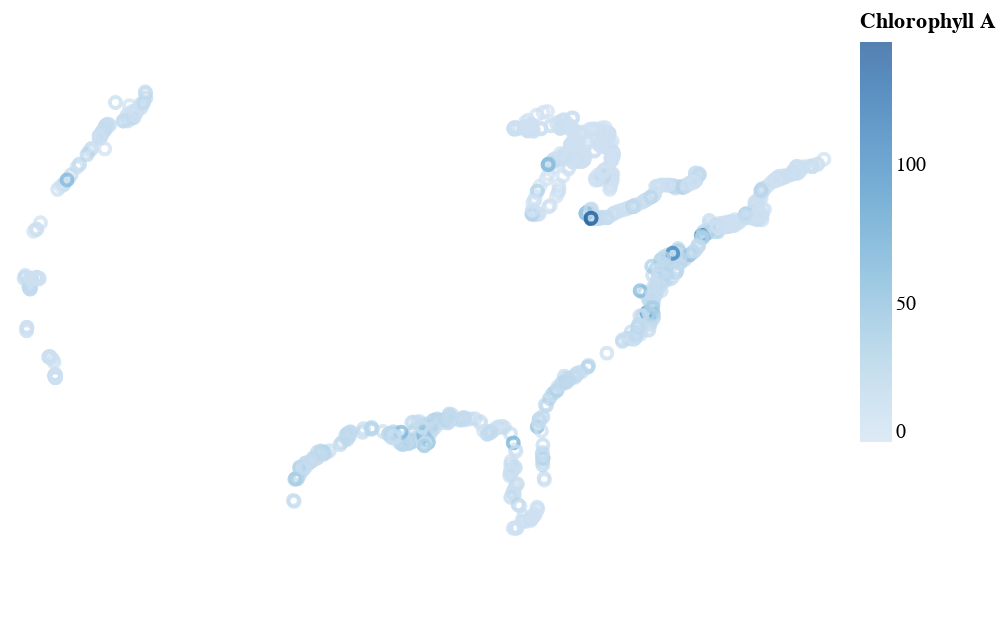

The cell this chart's notebook holds for it:
### Code cell
# Should we pick up the lateset dates instead of all? Should we remove the rows where INDEX_VISIT	= "N"  that means isn't used for analysis
# Use WGT_NCCA10 (numerical value) Adjusted site weight. USE for population estimates. Units are Square miles.
# since I have the lat long values -- I can visualize the data on a geo map
# Filter by US region (it seems they are all in US)
# Nitrogen and phosphorus are nutrients that are important to aquatic life,
# Q: Are there any notable differences in available nutrients among U.S. coastal regions?
# Lets draw a map and show using LAT and LONG (geo code) to draw a map 

alt.Chart(df_nutri_site).mark_point().encode(
    latitude='ALAT_DD',
    longitude='ALON_DD',
    color='Chlorophyll A'
)

### Figure 1 — Vega-Lite specification as saved in the notebook (floating-point values rounded to 4 significant figures; data arrays with more than 128 entries replaced by an {"elided": "..."} marker saying what was removed)
{"config": {"view": {"continuousWidth": 400, "continuousHeight": 300}}, "data": {"name": "data-85f01717d1b1ee094a8a7e41a7172f43"}, "mark": "point", "encoding": {"color": {"type": "quantitative", "field": "Chlorophyll A"}, "latitude": {"field": "ALAT_DD", "type": "quantitative"}, "longitude": {"field": "ALON_DD", "type": "quantitative"}}, "$schema": "https://vega.github.io/schema/vega-lite/v4.8.1.json", "datasets": {"data-85f01717d1b1ee094a8a7e41a7172f43": {"elided": "1092 records"}}}
